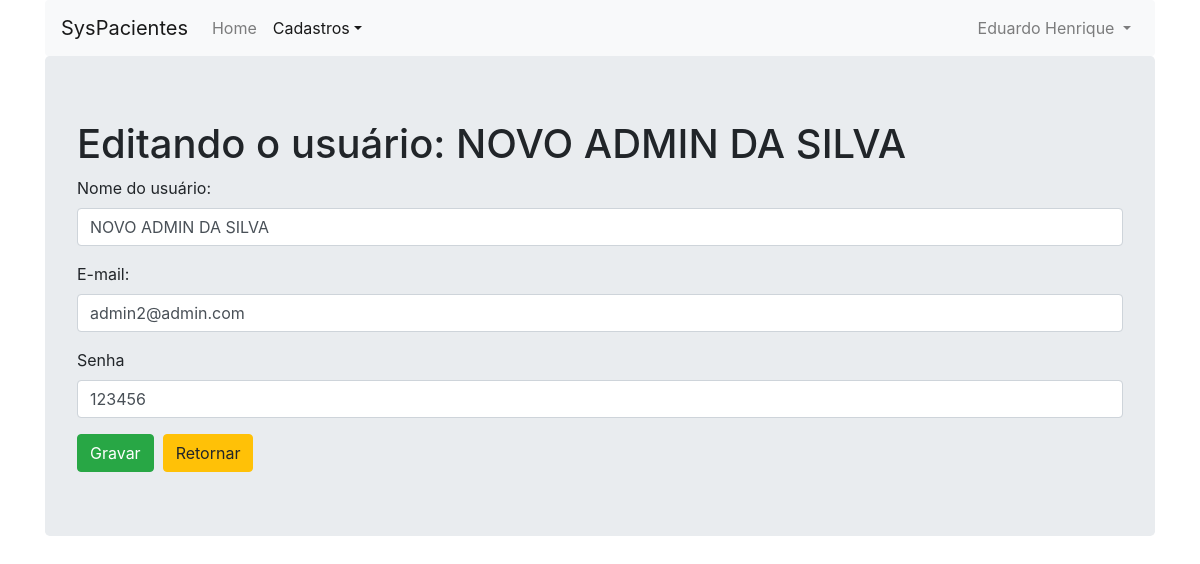
Before: /usuario.php?idUsuario=3 (signed in) with the older database file.
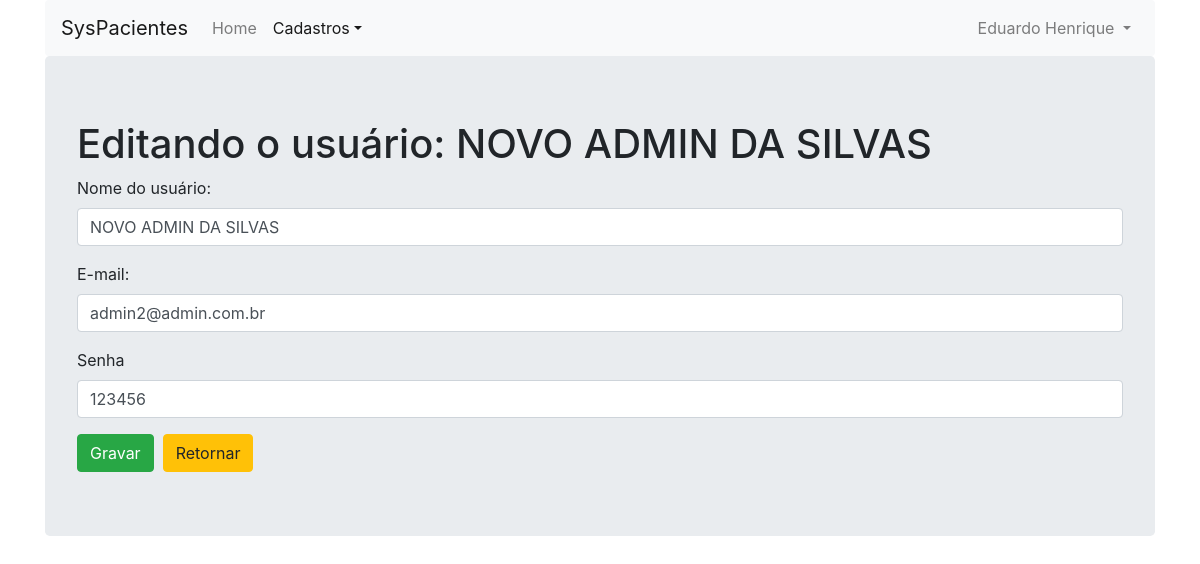
After: the same page with the newer database file.
### tables this page shows
CREATE TABLE `usuarios` (
  `id` int(11) NOT NULL AUTO_INCREMENT,
  `email` varchar(50) NOT NULL,
  `senha` varchar(10) NOT NULL,
  `nome` varchar(50) NOT NULL,
  PRIMARY KEY (`id`)
);

### usuario.php (the view, shortened to what this page needs)
<?php
   require_once('conexao.php');
   $idUsuario = $_GET['idUsuario'];
   $id_usuario   = $_SESSION["id_usuario"];
   $nome_usuario = "";
   $sql = "SELECT nome FROM usuarios WHERE id = ".$id_usuario;
   $resp = mysqli_query($conexao_bd, $sql);
   if($rows=mysqli_fetch_row($resp)){
      $nome_usuario = $rows[0];
   }
   $nomeUsuario  = "";
   $emailUsuario = "";
   $senhaUsuario = "";
   if($idUsuario != 0){
      $sql = "SELECT nome, email, senha FROM usuarios WHERE id = " . $idUsuario;
      $resp = mysqli_query($conexao_bd, $sql);
      if($rows=mysqli_fetch_row($resp)){
         $nomeUsuario  = $rows[0];
         $emailUsuario = $rows[1];
         $senhaUsuario = $rows[2];
      }
   }
?>
<!DOCTYPE html>
<html lang="pt-br">
<head>
   <link href="css/bootstrap.min.css" rel="stylesheet">
</head>
<body>
   <div class="container">
      <nav class="navbar navbar-expand-lg navbar-light bg-light rounded">
        <a class="navbar-brand" href="#">SysPacientes</a>
        <div class="collapse navbar-collapse" id="navbarsExample09">
          <ul class="navbar-nav mr-auto">
            <li class="nav-item">
              <a class="nav-link" href="admin.php">Home <span class="sr-only">(current)</span></a>
            </li>
            <li class="nav-item dropdown active">
              <a class="nav-link dropdown-toggle" href="#" id="dropdown09" data-toggle="dropdown" aria-haspopup="true" aria-expanded="false">Cadastros</a>
            </li>
          </ul>
          <ul class="navbar-nav navbar-right">
            <li class="nav-item dropdown">
                <a class="nav-link dropdown-toggle" href="#" id="dropdown10" data-toggle="dropdown" aria-haspopup="true" aria-expanded="false">
                  <?php echo($nome_usuario); ?>
                </a>
            </li>
          </ul>
        </div>
      </nav>
      <div class="jumbotron">
        <?php
         if($idUsuario != 0){
            echo("<h1>Editando o usuário: $nomeUsuario</h1>");
         }else{
            echo("<h1>Cadastro de novo usuário:</h1>");
         }
        ?>
        <form
            method="post"
            action="usuario_gravar.php">
            <div class="form-group">
               <label for="inputNome">Nome do usuário:</label>
               <input type="text" class="form-control" id="inputNome"
                     name="inputNome" placeholder="Nome do usuário"
                     value="<?php echo($nomeUsuario); ?>"
                     >
            </div>
            <div class="form-group">
               <label for="inputEmail">E-mail:</label>
               <input type="email" class="form-control" id="inputEmail"
                     name="inputEmail" placeholder="E-mail"
                     value="<?php echo($emailUsuario); ?>"
                     >
            </div>
            <div class="form-group">
               <label for="inputPassword">Senha</label>
               <input type="text" class="form-control" id="inputPassword" name="inputPassword" value="<?php echo($senhaUsuario);?>">
            </div>
            <button type="submit" class="btn btn-success">Gravar</button>&nbsp;
            <a href="usuario_list2.php" class="btn btn-warning" role="button">Retornar</a>
         </form>
      </div>
    </div>
</body>
</html>

Changed rows visible on the page:
changed usuarios: nome "NOVO ADMIN DA SILVA" → "NOVO ADMIN DA SILVAS"; inputNome "NOVO ADMIN DA SILVA" → "NOVO ADMIN DA SILVAS"; inputEmail "admin2@admin.com" → "admin2@admin.com.br"
